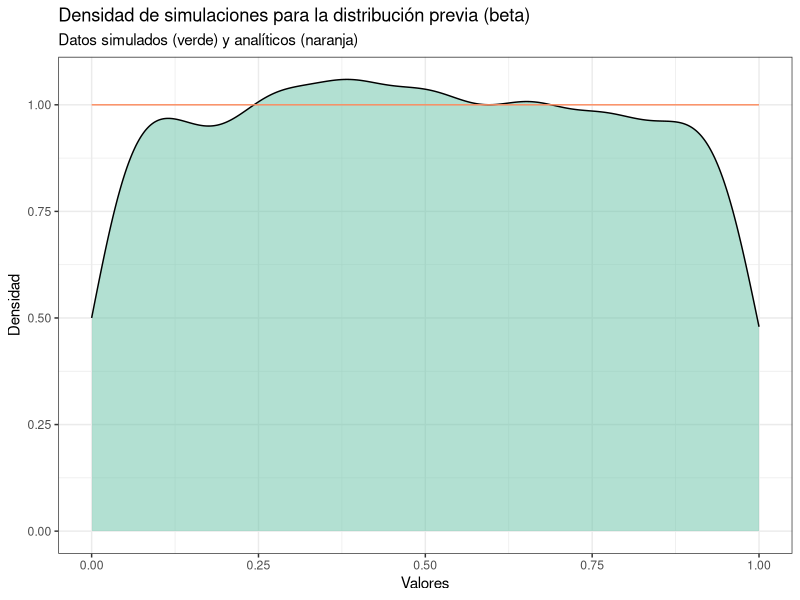
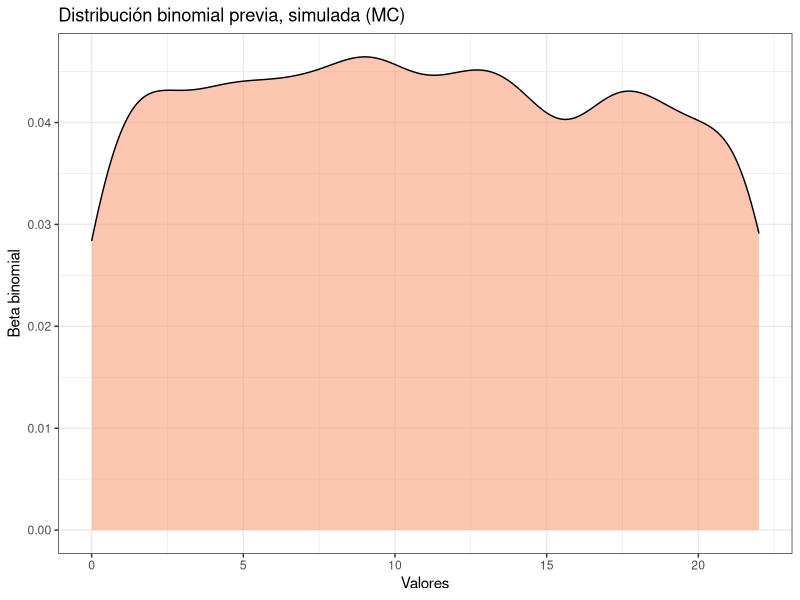
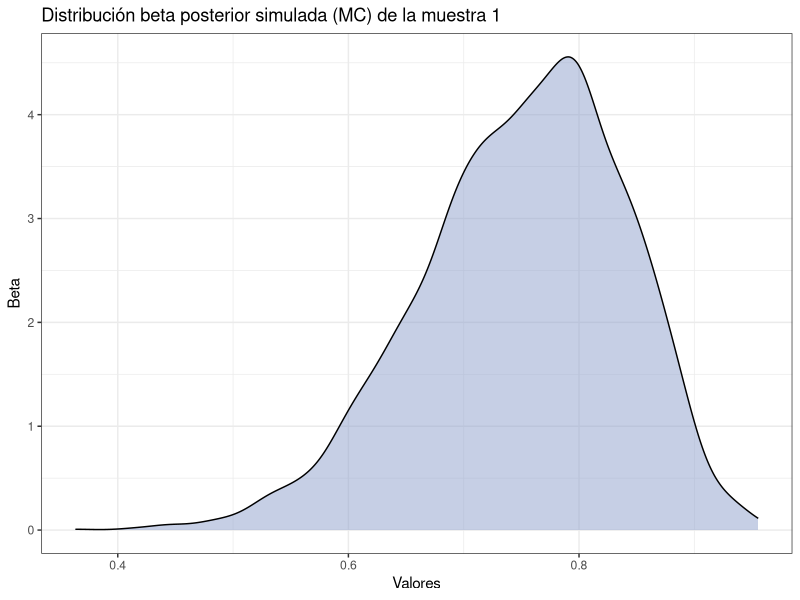
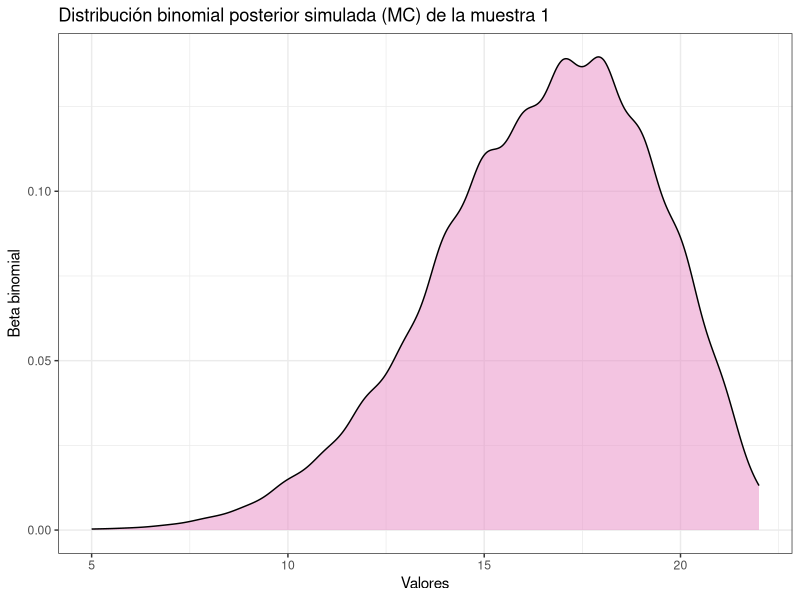
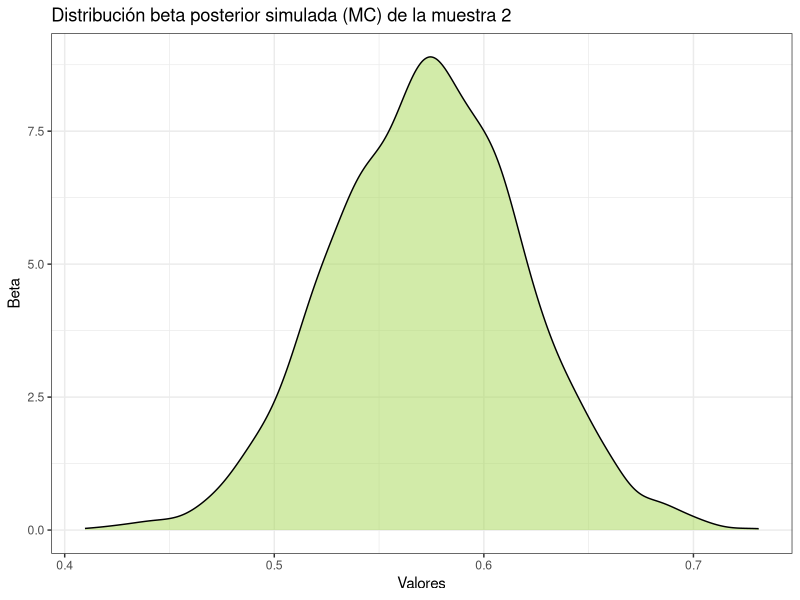
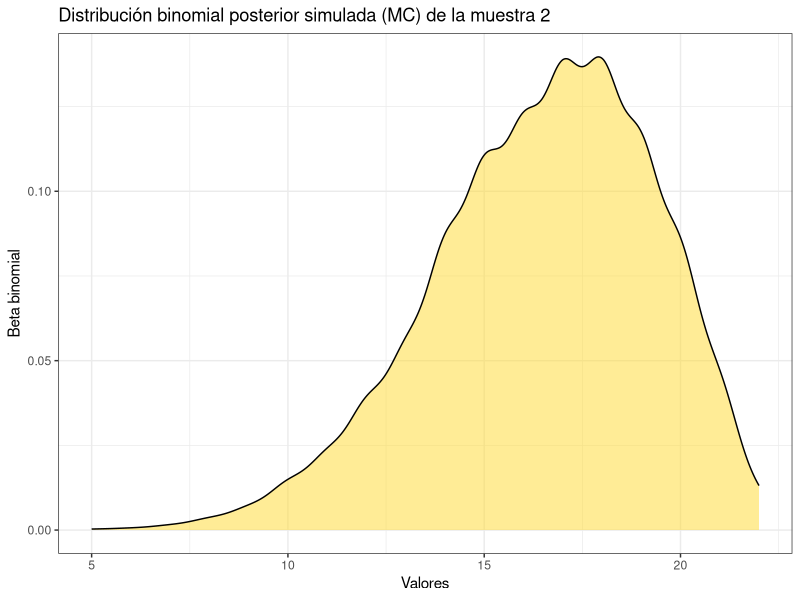
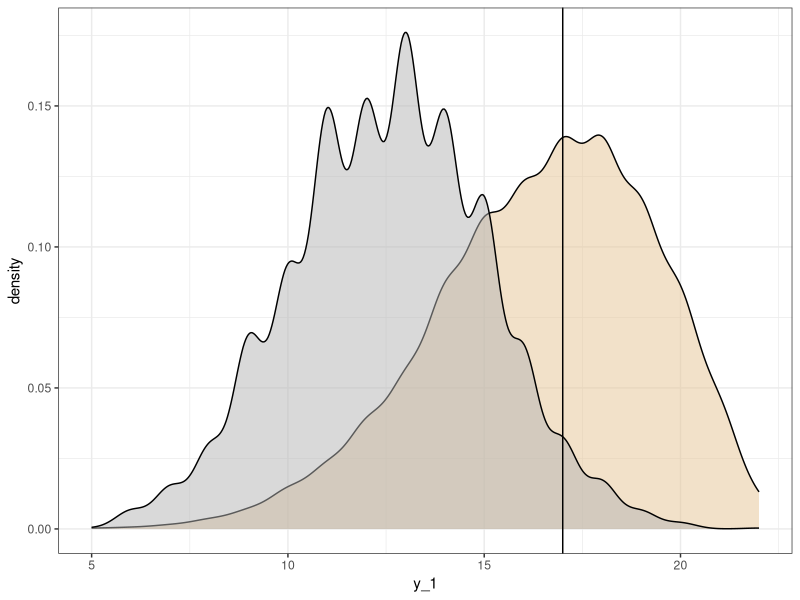
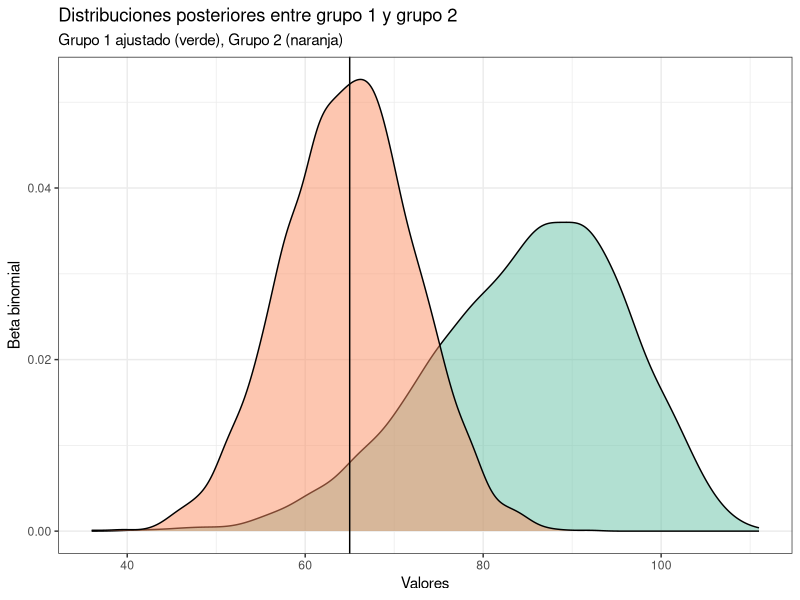

These charts were generated, in order, by the following R code:
## ---- chunk 1
#| message: false

# Paquetes:
library(tidyverse)
library(RColorBrewer)
library(scales)


# Configuración de la salida gráfica:

PALETA <- brewer.pal(8, "Set2") # Colores por defecto
options(ggplot2.discrete.colour = PALETA)

theme_set(theme_bw()) # Tema "neutro" para la representación gráfica

# Redondea los números reales "inline":
options(digits = 4L)                
options(knitr.digits.signif = FALSE)

# Inicializa la semilla aleatoria:
set.seed(20250327)
## ---- chunk 2
aceptacion_muestra_1 <- tibble(
  id_participante   = 1:22,
  resp_descarga_app = c(
    "Si", "Si", "No", "No", "Si", "Si", "Si", "Si", "No", "Si", "Si",
    "Si", "Si", "Si", "Si", "Si", "No", "Si", "No", "Si", "Si", "Si"
  )
)

aceptacion_muestra_2 <- tibble(
  id_participante   = 1:113,
  resp_descarga_app = c(
    "Si", "Si", "No", "No", "Si", "Si", "Si", "Si", "No", "Si", "Si",
    "Si", "Si", "Si", "Si", "Si", "No", "Si", "No", "Si", "Si", "Si", 
    "No", "Si", "Si", "Si", "Si", "No", "No", "Si", "No", "Si", "Si", 
    "Si", "Si", "Si", "No", "Si", "No", "No", "Si", "No", "Si", "Si", 
    "No", "No", "No", "Si", "No", "No", "Si", "Si", "No", "No", "Si", 
    "No", "Si", "No", "No", "No", "Si", "Si", "No", "Si", "Si", "No", 
    "Si", "Si", "No", "Si", "Si", "No", "Si", "No", "Si", "No", "Si", 
    "No", "No", "No", "Si", "Si", "No", "No", "Si", "Si", "No", "No", 
    "No", "Si", "Si", "No", "Si", "Si", "No", "Si", "Si", "Si", "Si", 
    "No", "Si", "No", "No", "No", "No", "No", "Si", "No", "No", "Si", 
    "Si", "Si", "Si"
  )
)
## ---- chunk 3
a <- 1 ; b <- 1

media_0 <- a / (a + b)
var_0 <- (a * b) / ( (a + b)^2 * (a + b + 1) )
## ---- chunk 4
# Número de simulaciones para la distribución previa

s_0 <- ceiling(4 * var_0 / 0.0001)

# Representación "analítica" de la previa

beta_0 <- data.frame(variable = seq(from = 0, to = 1, by = 0.01))
beta_0$beta <- dbeta(beta_0$variable, shape1 = a, shape2 = b)

# Estimación simulada de la previa a través de la técnica Monte Carlo

theta_0 <- rbeta(n = s_0, shape1 = a, shape2 = b)

# Resultados

data.frame(grupo = "theta_0",
           media_analitica = media_0,
           media_mc = mean(theta_0),
           media_error = media_0 - mean(theta_0),
           var_analítica = var_0,
           var_mc = var(theta_0),
           var_error = var_0 - var(theta_0))

# Gráfico

ggplot() + 
  geom_density(aes(x = theta_0), fill = PALETA[1], alpha = 0.5) + 
  geom_line(aes(x = beta_0$variable, y = beta_0$beta), color = PALETA[2]) + 
  labs(title = "Densidad de simulaciones para la distribución previa (beta)",
       subtitle = "Datos simulados (verde) y analíticos (naranja)",
       x = "Valores", y = "Densidad")
## ---- chunk 5
# Tamaño muestral del grupo 1

n_1 <- sum(aceptacion_muestra_1 == "Si", aceptacion_muestra_1 == "No")

# Distribución binomial previa, simulada a través de MC

y_0 <- rbinom(n = s_0, size = n_1, prob = theta_0)

# Gráfico

ggplot() + 
  geom_density(aes(x = y_0), fill = PALETA[2], alpha = 0.5) + 
  labs(title = "Distribución binomial previa, simulada (MC)",
       x = "Valores", y = "Beta binomial")
## ---- chunk 6
# Centil de la primera muestra empírica

si_1 <- sum(aceptacion_muestra_1 == "Si")
data.frame(centil = mean(y_0 <= si_1) * 100,
           menor_igual = mean(y_0 <= si_1),
           mayor_igual = mean(y_0 >= si_1))
## ---- chunk 7
# Tamaño de muestra y parámetros posteriores de a y b del grupo 1

a_post_1 <- a + sum(aceptacion_muestra_1 == "Si")
b_post_1 <- b + sum(aceptacion_muestra_1 == "No")

# Cálculo de distribución beta simulada (MC) para la muestra 1

theta_1 <- rbeta(n = s_0, shape1 = a_post_1, shape2 = b_post_1)

# Gráfico

ggplot() + 
  geom_density(aes(x = theta_1), fill = PALETA[3], alpha = 0.5) + 
  labs(title = "Distribución beta posterior simulada (MC) de la muestra 1",
       x = "Valores", y = "Beta")
## ---- chunk 8
# Cálculo de distribución binomial simulada (MC) para la muestra 1

y_1 <- rbinom(n = s_0, size = n_1, prob = theta_1)

# Gráfico

ggplot() + 
  geom_density(aes(x = y_1), fill = PALETA[4], alpha = 0.5) + 
  labs(title = "Distribución binomial posterior simulada (MC) de la muestra 1",
       x = "Valores", y = "Beta binomial")
## ---- chunk 9
# Tamaño muestral del grupo 2

n_2 <- sum(aceptacion_muestra_2 == "Si", aceptacion_muestra_2 == "No")

# Cálculo de parámetros posteriores

a_post_2 <- a + sum(aceptacion_muestra_2 == "Si")
b_post_2 <- b + sum(aceptacion_muestra_2 == "No")

# Estimación de la distribución posterior

theta_2 <- rbeta(n = s_0, shape1 = a_post_2, shape2 = b_post_2)

# Estimación de la distribución predictiva posterior

y_2 <- rbinom(n = s_0, size = n_2, prob = theta_2)

# Gráficos

ggplot() + 
  geom_density(aes(x = theta_2), fill = PALETA[5], alpha = 0.5) + 
  labs(title = "Distribución beta posterior simulada (MC) de la muestra 2",
       x = "Valores", y = "Beta")

ggplot() + 
  geom_density(aes(x = y_1), fill = PALETA[6], alpha = 0.5) + 
  labs(title = "Distribución binomial posterior simulada (MC) de la muestra 2",
       x = "Valores", y = "Beta binomial")
## ---- chunk 10
# Aproximación de la distribución predictiva posterior al tamaño muestral del grupo 1

y_2_1 <- rbinom(n = s_0, size = n_1, prob = theta_2)

# Gráfico

ggplot() + 
  geom_density(aes(x = y_1), fill = PALETA[7], alpha = 0.5) + 
  geom_density(aes(x = y_2_1), fill = PALETA[8], alpha = 0.5) + 
  geom_vline(aes(xintercept = si_1))
  labs(title = "Distribuciones posteriores entre grupo 1 y grupo 2",
       subtitle = "Grupo 1 (mostaza), Grupo 2 (gris) ajustado",
       x = "Valores", y = "Beta binomial")
## ---- chunk 11
data.frame(prob_menor_igual = mean(y_2_1 <= si_1),
           prob_mayor_igual = mean(y_2_1 >= si_1))
## ---- chunk 12
#Valores p para los casos de que sea menor, mayor o bidireccionalmente diferente

data.frame(prob_menor_igual = mean(y_2_1 <= si_1),
           prob_mayor_igual = mean(y_2_1 >= si_1),
           prob_diferente = 2 * min(mean(y_2_1 <= si_1),
                                    mean(y_2_1 >= si_1)))
## ---- chunk 13
# Número de "aciertos" de la muestra 2
si_2 <- sum(aceptacion_muestra_2 == "Si")

# Modelo beta-binomial ajustado al tamaño muestral del grupo 2
y_1_2 <- rbinom(n = s_0, size = n_2, prob = theta_1)


# Resultados

data.frame(prob_menor_igual = mean(y_1_2 <= si_2),
           prob_mayor_igual = mean(y_1_2 >= si_2),
           prob_diferente = 2 * min(mean(y_1_2 <= si_2),
                                    mean(y_1_2 >= si_2)))

# Gráfico

ggplot() + 
  geom_density(aes(x = y_1_2), fill = PALETA[1], alpha = 0.5) + 
  geom_density(aes(x = y_2), fill = PALETA[2], alpha = 0.5) + 
  geom_vline(aes(xintercept = si_2)) + 
  labs(title = "Distribuciones posteriores entre grupo 1 y grupo 2",
       subtitle = "Grupo 1 ajustado (verde), Grupo 2 (naranja)",
       x = "Valores", y = "Beta binomial")
## ---- chunk 14
fertilidad_gss_1990 <- tibble(
  titulo_uni = c("sin" |> rep(7),                 "con" |> rep(5)),
  n_hijos    = c(0:6,                             0:4),
  frecuencia = c(20L, 19L, 38L, 20L, 10L, 2L, 2L, 11L, 11L, 13L, 7L, 2L)
) |>
  # Rellena los niveles para hacer ambas muestras más "comparables":
  complete(titulo_uni, n_hijos, fill = list(frecuencia = 0))

fert_estadisticos <- fertilidad_gss_1990 |>
  group_by(titulo_uni) |>
  summarize(y = sum(n_hijos * frecuencia), n = sum(frecuencia))

fert_estadisticos # y = nº hijos en cada grupo, n = nº mujeres en cada grupo

fertilidad_gss_1990 |>
  ggplot(aes(n_hijos, frecuencia, fill = titulo_uni)) +
  geom_col(position = "dodge") +
  labs(fill = "Título universitario", x  = "Nº hijos", y = "Frecuencia")
## ---- chunk 15
A_PRE <- 2L
B_PRE <- 1L

params_fertilidad <- fert_estadisticos |> mutate(
  a_post = A_PRE + y,
  b_post = B_PRE + n
)

params_fertiliad_sin <- params_fertilidad |>
  filter(titulo_uni == "sin") 
a_post_sin <- params_fertiliad_sin |> pull(a_post)
b_post_sin <- params_fertiliad_sin |> pull(b_post)

params_fertiliad_con <- params_fertilidad |>
  filter(titulo_uni == "con") 
a_post_con <- params_fertiliad_con |> pull(a_post)
b_post_con <- params_fertiliad_con |> pull(b_post)
## ---- chunk 16

# Muestras simuladas para el ejercicio sobre mujeres

n_mujeres <- 10^6

# Simulación MC para mujeres sin título universitario

lambda_sin <- rgamma(n_mujeres, shape = a_post_sin, rate = b_post_sin)

# Simulación MC para mujeres con título universitario

lambda_con <- rgamma(n_mujeres, shape = a_post_con, rate = b_post_con)

data.frame(Grupo = c("Mujeres >40 años sin título", "Mujeres >40 años con título"),
           muestra_simulacion = n_mujeres,
           media = c(mean(lambda_sin), mean(lambda_con)),
           var = c(var(lambda_sin), var(lambda_con)))

# Gráfico

ggplot() + 
  geom_density(aes(x = lambda_sin), fill = PALETA[3], alpha = 0.5) + 
  geom_density(aes(x = lambda_con), fill = PALETA[4], alpha = 0.5) + 
  labs(title = "Distribuciones lambda posteriores",
       subtitle = "Mujeres >40 años sin título universitario (lila), y con título universitario (rosado)",
       x = "Valores", y = "Lambda")
## ---- chunk 17

# Simulaciones de Poisson para ambos grupos (sin y con título universitario)

poisson_sin <- rpois(n_mujeres, lambda_sin)
poisson_con <- rpois(n_mujeres, lambda_con)

# Gráficos

ggplot() + 
  geom_histogram(aes(x = poisson_sin), fill = PALETA[2], alpha = 0.5) + 
  labs(title = "Distribución de Poisson posterior",
       subtitle = "Mujeres >40 años sin título universitario",
       x = "Valores", y = "Poisson") + 
  scale_x_continuous(breaks = 0:12)

ggplot() + 
  geom_histogram(aes(x = poisson_con), fill = PALETA[3], alpha = 0.5) + 
  labs(title = "Distribución de Poisson posterior",
       subtitle = "Mujeres >40 años con título universitario",
       x = "Valores", y = "Poisson") + 
  scale_x_continuous(breaks = 0:12)
## ---- chunk 18

# Estimar las probabilidades basadas en las simulaciones Poisson

prob_sin <- mean(poisson_sin >= 4)
prob_con <- mean(poisson_con >= 4)

# Calcular los "odds"
odds_titulacion <- prob_sin / prob_con

data.frame(Grupo = c("Mujeres >40 años sin título", "Mujeres >40 años con título"),
           probabilidad = c(prob_sin, prob_con),
           odds = c(round(odds_titulacion, 3), " "))
## ---- chunk 19
prob_sin_1 <- sample(poisson_sin, size = 1, replace = TRUE)
prob_con_1 <- sample(poisson_con, size = 1, replace = TRUE)
prob_sin_10 <- sample(poisson_sin, size = 10, replace = TRUE)
prob_con_10 <- sample(poisson_con, size = 10, replace = TRUE)
prob_sin_100 <- sample(poisson_sin, size = 100, replace = TRUE)
prob_con_100 <- sample(poisson_con, size = 100, replace = TRUE)
prob_sin_1000 <- sample(poisson_sin, size = 1000, replace = TRUE)
prob_con_1000 <- sample(poisson_con, size = 1000, replace = TRUE)
prob_sin_10000 <- sample(poisson_sin, size = 10000, replace = TRUE)
prob_con_10000 <- sample(poisson_con, size = 10000, replace = TRUE)
prob_sin_100000 <- sample(poisson_sin, size = 100000, replace = TRUE)
prob_con_100000 <- sample(poisson_con, size = 100000, replace = TRUE)

data.frame(muestra = c(1, 10, 100, 1000, 10000, 100000, 1000000),
           probabilidad = c(mean(prob_con_1 > prob_sin_1),
                            mean(prob_con_10 > prob_sin_10),
                            mean(prob_con_100 > prob_sin_100),
                            mean(prob_con_1000 > prob_sin_1000),
                            mean(prob_con_10000 > prob_sin_10000),
                            mean(prob_con_100000 > prob_sin_100000),
                            mean(poisson_con > poisson_sin)))
## ---- chunk 20
# Tamaño de la muestra sin hijos y con hijos
n_sin <- as.numeric(fert_estadisticos[2,3])
n_con <- as.numeric(fert_estadisticos[1,3])

# Estimar probabilidad de no tener ningún hijo
prob_sin_0_hijos <- mean(poisson_sin == 0)
prob_con_0_hijos <- mean(poisson_con == 0)

# Estimar probabilidad de tener o no título universitario
prob_mujer_sin <- n_sin / (n_sin + n_con)
prob_mujer_con <- n_con / (n_sin + n_con)

# Probabilidad conjunta (sin/con hijos, sin/con título)
p_conjunta_sin <- as.numeric(prob_sin_0_hijos * prob_mujer_sin)
p_conjunta_con <- as.numeric(prob_con_0_hijos * prob_mujer_con)

# Resultados
data.frame(grupo = c("Mujer >40 años sin título", "Mujer >40 años con título"),
           n = c(n_sin, n_con),
           prob_0_hijos = c(prob_sin_0_hijos, prob_con_0_hijos),
           prob_titulo = c(prob_mujer_sin, prob_mujer_con),
           prob_conjunta = c(p_conjunta_sin, p_conjunta_con))
## ---- chunk 21
# Proporción de tituladas universitarias según número de hijos

freq_con <- c(data.frame(table(poisson_con))[,2], 0)
freq_sin <- data.frame(table(poisson_sin))[,2]

proporcion_con <- freq_con / (freq_con + freq_sin)

data.frame(n_hijos = 0:12, freq_con, freq_sin, proporcion_con)

# Distribución predictiva posterior
ggplot() + 
  geom_histogram(aes(x = poisson_con), fill = PALETA[3], alpha = 0.5) + 
  labs(title = "Distribución de Poisson posterior",
       subtitle = "Mujeres >40 años con título universitario",
       x = "Valores", y = "Poisson") + 
  scale_x_continuous(breaks = 0:12)
## ---- chunk 22
# Se extrae aquí un valor para utilizar más adelante
n_con <- fert_estadisticos |> filter(titulo_uni == "con") |> pull(n)
## ---- chunk 23
# Distribución empírica
max(fertilidad_gss_1990$n_hijos)

# Distribución predictiva
max(poisson_con)
max(poisson_sin)
## ---- chunk 24
max_poisson <- function(lambda, n) {
  muestra <- rpois(n, lambda)
  return(max(muestra))
}
## ---- chunk 25
con_emp <- fertilidad_gss_1990 |> filter(titulo_uni == "con")
sin_emp <- fertilidad_gss_1990 |> filter(titulo_uni == "sin")

max_hijos_con_emp <- max(con_emp$n_hijos)
max_hijos_sin_emp <- max(sin_emp$n_hijos)

lambda_con_1 <- rgamma(n_mujeres, shape = a_post_con, rate = b_post_con)
lambda_con_2 <- rgamma(n_mujeres, shape = a_post_con, rate = b_post_con)
lambda_con_3 <- rgamma(n_mujeres, shape = a_post_con, rate = b_post_con)
lambda_con_4 <- rgamma(n_mujeres, shape = a_post_con, rate = b_post_con)
lambda_con_5 <- rgamma(n_mujeres, shape = a_post_con, rate = b_post_con)
lambda_con_6 <- rgamma(n_mujeres, shape = a_post_con, rate = b_post_con)
lambda_con_7 <- rgamma(n_mujeres, shape = a_post_con, rate = b_post_con)
lambda_con_8 <- rgamma(n_mujeres, shape = a_post_con, rate = b_post_con)
lambda_con_9 <- rgamma(n_mujeres, shape = a_post_con, rate = b_post_con)
lambda_con_10 <- rgamma(n_mujeres, shape = a_post_con, rate = b_post_con)

# Valores máximos de las iteraciones

max_poisson_simulados <- c(max_poisson(lambda_con_1, n_con),
                           max_poisson(lambda_con_2, n_con),
                           max_poisson(lambda_con_3, n_con),
                           max_poisson(lambda_con_4, n_con),
                           max_poisson(lambda_con_5, n_con),
                           max_poisson(lambda_con_6, n_con),
                           max_poisson(lambda_con_7, n_con),
                           max_poisson(lambda_con_8, n_con),
                           max_poisson(lambda_con_9, n_con),
                           max_poisson(lambda_con_10, n_con))

data.frame(Iteración = c(1:10),
           max_hijos_con_simulado = max_poisson_simulados,
           max_hijos_con_empirico = max_hijos_con_emp,
           valor_p = c(mean(max_poisson_simulados[1] <= max_hijos_con_emp),
                       mean(max_poisson_simulados[2] <= max_hijos_con_emp),
                       mean(max_poisson_simulados[3] <= max_hijos_con_emp),
                       mean(max_poisson_simulados[4] <= max_hijos_con_emp),
                       mean(max_poisson_simulados[5] <= max_hijos_con_emp),
                       mean(max_poisson_simulados[6] <= max_hijos_con_emp),
                       mean(max_poisson_simulados[7] <= max_hijos_con_emp),
                       mean(max_poisson_simulados[8] <= max_hijos_con_emp),
                       mean(max_poisson_simulados[9] <= max_hijos_con_emp),
                       mean(max_poisson_simulados[10] <= max_hijos_con_emp)))
## ---- chunk 26
# Datos empíricos

sin_3_hijos <- 20
con_3_hijos <- 7

p_sin_obs <- sin_3_hijos / sum(sin_emp$frecuencia)
p_con_obs <- con_3_hijos / sum(con_emp$frecuencia)

# Función para determinar proporción de 3 hijos:

proporcion_3_hijos <- function(lambda, n) {
  simulacion <- rpois(n, lambda)
  return(mean(simulacion == 3))
}

# Resultados para la comprobación en el grupo de mujeres con titulación universitaria

# Proporción de 3 hijos en simulación de mujeres con titulación

hijos_3_con_simulados <- c(proporcion_3_hijos(lambda_con_1, n_con),
                           proporcion_3_hijos(lambda_con_2, n_con),
                           proporcion_3_hijos(lambda_con_3, n_con),
                           proporcion_3_hijos(lambda_con_4, n_con),
                           proporcion_3_hijos(lambda_con_5, n_con),
                           proporcion_3_hijos(lambda_con_6, n_con),
                           proporcion_3_hijos(lambda_con_7, n_con),
                           proporcion_3_hijos(lambda_con_8, n_con),
                           proporcion_3_hijos(lambda_con_9, n_con),
                           proporcion_3_hijos(lambda_con_10, n_con))

# Creación de simulaciones lambda sin titulación

lambda_sin_1 <- rgamma(n_mujeres, shape = a_post_sin, rate = b_post_sin)
lambda_sin_2 <- rgamma(n_mujeres, shape = a_post_sin, rate = b_post_sin)
lambda_sin_3 <- rgamma(n_mujeres, shape = a_post_sin, rate = b_post_sin)
lambda_sin_4 <- rgamma(n_mujeres, shape = a_post_sin, rate = b_post_sin)
lambda_sin_5 <- rgamma(n_mujeres, shape = a_post_sin, rate = b_post_sin)
lambda_sin_6 <- rgamma(n_mujeres, shape = a_post_sin, rate = b_post_sin)
lambda_sin_7 <- rgamma(n_mujeres, shape = a_post_sin, rate = b_post_sin)
lambda_sin_8 <- rgamma(n_mujeres, shape = a_post_sin, rate = b_post_sin)
lambda_sin_9 <- rgamma(n_mujeres, shape = a_post_sin, rate = b_post_sin)
lambda_sin_10 <- rgamma(n_mujeres, shape = a_post_sin, rate = b_post_sin)

# Proporción de 3 hijos en simulación de mujeres sin titulación

hijos_3_sin_simulados <- c(proporcion_3_hijos(lambda_sin_1, n_sin),
                           proporcion_3_hijos(lambda_sin_2, n_sin),
                           proporcion_3_hijos(lambda_sin_3, n_sin),
                           proporcion_3_hijos(lambda_sin_4, n_sin),
                           proporcion_3_hijos(lambda_sin_5, n_sin),
                           proporcion_3_hijos(lambda_sin_6, n_sin),
                           proporcion_3_hijos(lambda_sin_7, n_sin),
                           proporcion_3_hijos(lambda_sin_8, n_sin),
                           proporcion_3_hijos(lambda_sin_9, n_sin),
                           proporcion_3_hijos(lambda_sin_10, n_sin))

data.frame(Iteración = c(1:10),
           prop_con_3_hijos_sim = hijos_3_con_simulados,
           prop_con_3_hijos_emp = p_con_obs,
           valor_p_con = c(mean(hijos_3_con_simulados[1] <= p_con_obs),
                           mean(hijos_3_con_simulados[2] <= p_con_obs),
                           mean(hijos_3_con_simulados[3] <= p_con_obs),
                           mean(hijos_3_con_simulados[4] <= p_con_obs),
                           mean(hijos_3_con_simulados[5] <= p_con_obs),
                           mean(hijos_3_con_simulados[6] <= p_con_obs),
                           mean(hijos_3_con_simulados[7] <= p_con_obs),
                           mean(hijos_3_con_simulados[8] <= p_con_obs),
                           mean(hijos_3_con_simulados[9] <= p_con_obs),
                           mean(hijos_3_con_simulados[10] <= p_con_obs)),
           prop_sin_3_hijos_sim = hijos_3_sin_simulados,
           prop_sin_3_hijos_emp = p_sin_obs,
           valor_p_sin = c(mean(hijos_3_sin_simulados[1] <= p_sin_obs),
                           mean(hijos_3_sin_simulados[2] <= p_sin_obs),
                           mean(hijos_3_sin_simulados[3] <= p_sin_obs),
                           mean(hijos_3_sin_simulados[4] <= p_sin_obs),
                           mean(hijos_3_sin_simulados[5] <= p_sin_obs),
                           mean(hijos_3_sin_simulados[6] <= p_sin_obs),
                           mean(hijos_3_sin_simulados[7] <= p_sin_obs),
                           mean(hijos_3_sin_simulados[8] <= p_sin_obs),
                           mean(hijos_3_sin_simulados[9] <= p_sin_obs),
                           mean(hijos_3_sin_simulados[10] <= p_sin_obs)))
